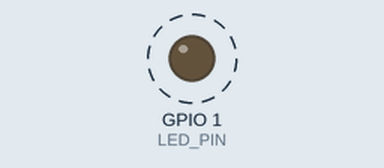
Recording of a sketch running on a simulated ESP32-S3. Parts: output pins drawn as LEDs (lit = HIGH). Dashed ring = blinking.

Above: at 0.2 s.
Timing chart, 0 to 3.0 s (numbered marks = the images above):
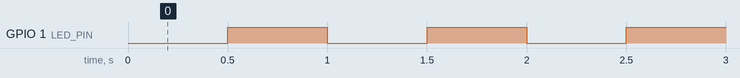

The sketch:

01_led.ino
```cpp
#include "led.h"


void setup() {
  led_init();     // LED 初始化

}

void loop() {
  LED(0);         //
  delay(500);
  LED(1);
  delay(500);
}
```

led.cpp
```cpp
// (licence header left out)
#include "led.h"

/**
* @brief       初始化LED相关IO口
* @param       无
* @retval      无
*/
void led_init(void)
{
    pinMode(LED_PIN, OUTPUT);     /* 设置led引脚为输出模式 */
    digitalWrite(LED_PIN, HIGH);  /* 结合原理图设计,实物LED获得高电平会熄灭 */
}
```

led.h
```cpp
// (licence header left out)
#ifndef __LED_H
#define __LED_H

#include "Arduino.h"

/* 引脚定义 */
#define LED_PIN       1   /* 开发板上LED连接到GPIO1引脚 */

/* 宏函数定义 */
#define LED(x)        digitalWrite(LED_PIN, x)
#define LED_TOGGLE()  digitalWrite(LED_PIN, !digitalRead(LED_PIN))

/* 函数声明 */
void led_init(void);      /* led引脚初始化函数 */

#endif
```

Measured:
- by itself, GPIO 1 (LED_PIN): alternates HIGH for 0.50 s and LOW for 0.50 s
